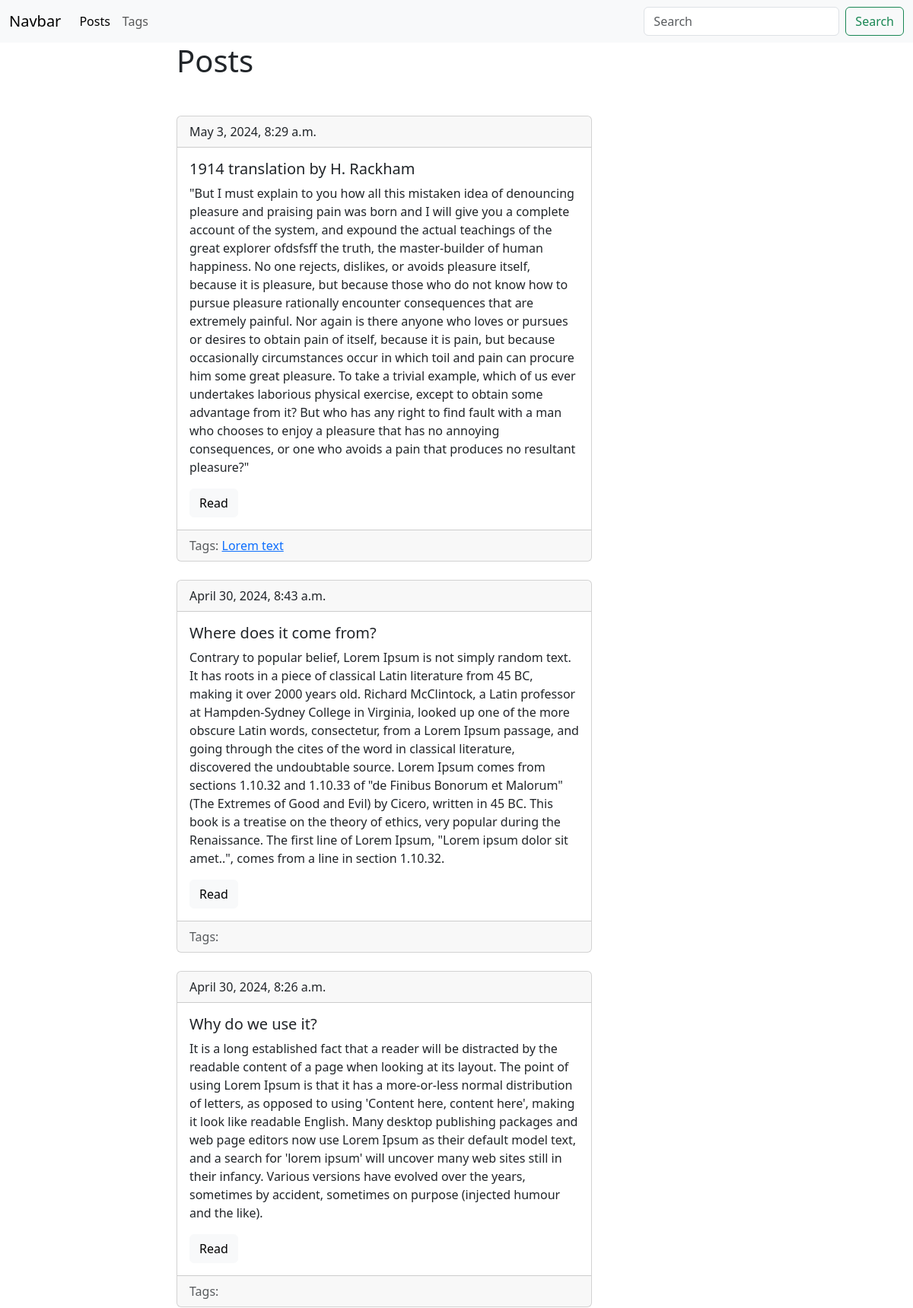
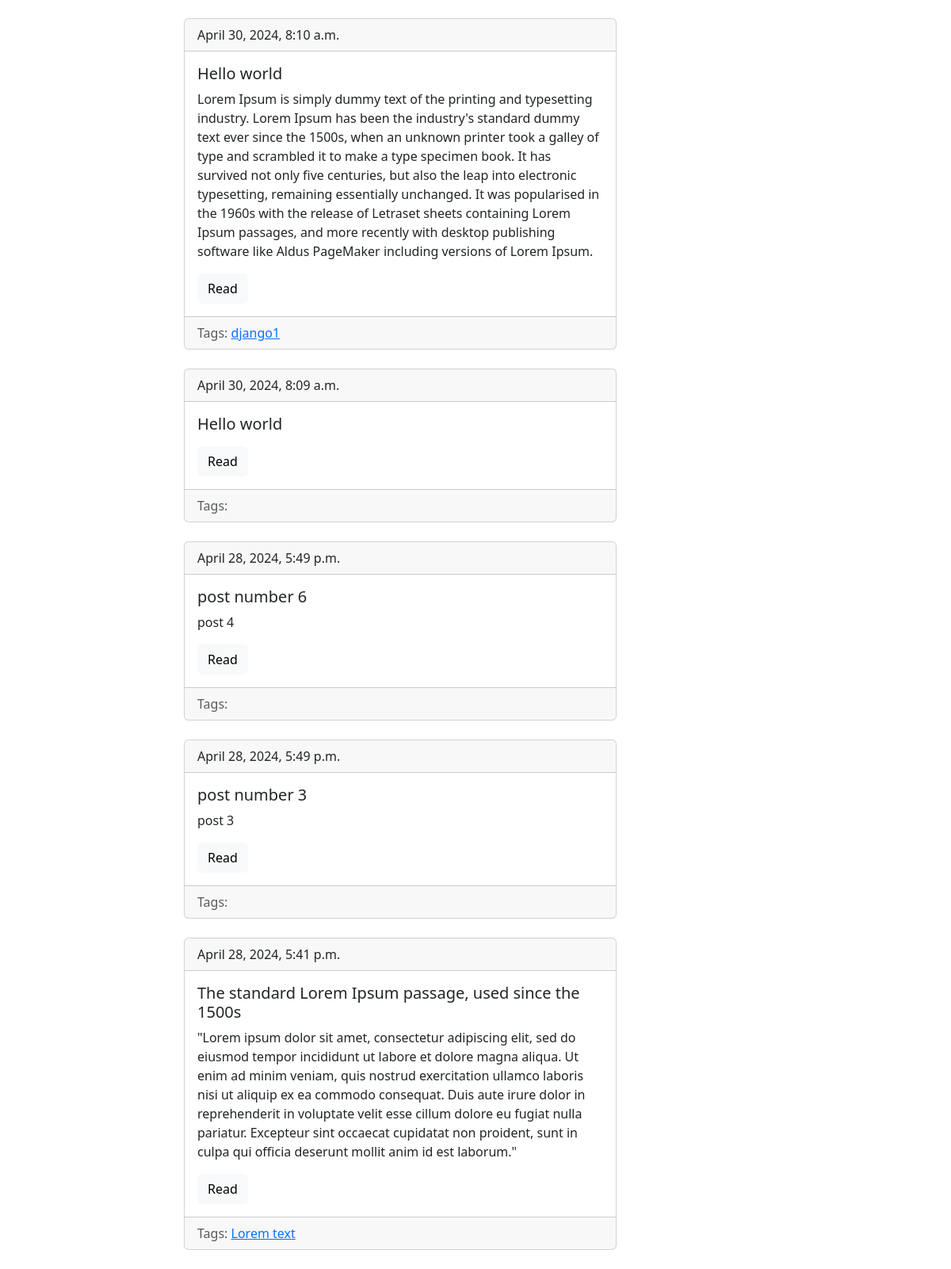
Screenshot of /blog/ with the database file from the repository (2 pictures, top to bottom).
### blog/models.py (models this page shows, shortened)
class Post(models.Model):
     title = models.CharField(max_length = 150, db_index = True)
     slug = models.SlugField(max_length = 150, blank=True, unique = True)
     bodu = models.TextField(blank = True, db_index = True)
     date_pub = models.DateTimeField(auto_now_add = True)
     tags = models.ManyToManyField('Tag', blank=True, related_name='posts')
     def get_absolute_url(self):
         return reverse("post_detail_url", kwargs={'slug':self.slug})
     class Meta:
          ordering = ['-date_pub']

class Tag(models.Model):
     title = models.CharField(max_length=50)
     slug = models.SlugField(max_length=50, blank=True ,  unique = True)
     def get_absolute_url(self):
          return reverse('tag_detail_url', kwargs = {'slug':self.slug})
     class Meta:
          ordering = ['title']

### blog/views.py (the view)
# urls.py: path('', posts_list, name = 'posts_list_url'),
def posts_list(request):
    search_query = request.GET.get('search',' ')
    if search_query:
        posts = Post.objects.filter(Q(title__icontains = search_query) | Q(bodu__icontains = search_query))
    else:
        posts = Post.objects.all()
    posts_page = 10
    paginator = Paginator(posts,posts_page)
    page_number = request.GET.get('page',1)
    page = paginator.get_page(page_number)
    ispaginated = page.has_other_pages()
    if page.has_previous():
        prev_url = '?=page{}'.format(page.previous_page_number())
    else:
        prev_url = ''
    if page.has_next():
        next_url = '?page={}'.format(page.next_page_number())
    else:
        next_url = ''
    context ={
        'page_object':page,
        'ispaginated': ispaginated,
        'next_url':next_url,
        'prev_url': prev_url
    }
    return render(request, 'blog/index.html' ,context = context)

### blog/templates/blog/index.html (shortened to what this page needs)
{%extends 'blog/base_blog.html'%}
{%block content %}
    <h1 class="mb-5">Posts</h1>
    {% for post in page_object.object_list %}
    {% include 'blog/includes/post_cardTempletes.html'%}
    {% endfor %}
{% endblock %}

### blog/templates/blog/includes/post_cardTempletes.html
<div class="card">
    <div class="card-header">{{post.date_pub}}</div>
    <div class="card-body">
      <h5 class="card-title">{{post.title}}</h5>
      <p class="card-text">{{post.bodu}}</p>
      <a href="{{post.get_absolute_url}}" class="btn btn-light">Read</a>
    </div>
    <div class="card-footer text-body-secondary">
       Tags:
       {%for tag in post.tags.all%}
        <a href = "{{tag.get_absolute_url}}">{{tag.title}}</a>
       {%endfor%}
      </div>
  </div>
  <br />

### rows the page displays
Post: date_pub "May 3, 2024, 8:29 a.m.", title "1914 translation by H. Rackham", bodu "\"But I must explain to you how all this mistaken idea of denouncing pleasure and praising pain was born and I will give you a complete account of the system, and expound the actual teachings of the great explorer ofdsfsff the truth, the master-builder of human happiness. No one rejects, dislikes, or avoids pleasure itself, because it is pleasure, but because those who do not know how to pursue pleasure rationally encounter consequences that are extremely painful. Nor again is there anyone who loves or pursues or desires to obtain pain of itself, because it is pain, but because occasionally circumstances occur in which toil and pain can procure him some great pleasure. To take a trivial…"
Tag: title "Lorem text"
Post: date_pub "April 30, 2024, 8:43 a.m.", title "Where does it come from?", bodu "Contrary to popular belief, Lorem Ipsum is not simply random text. It has roots in a piece of classical Latin literature from 45 BC, making it over 2000 years old. Richard McClintock, a Latin professor at Hampden-Sydney College in Virginia, looked up one of the more obscure Latin words, consectetur, from a Lorem Ipsum passage, and going through the cites of the word in classical literature, discovered the undoubtable source. Lorem Ipsum comes from sections 1.10.32 and 1.10.33 of \"de Finibus Bonorum et Malorum\" (The Extremes of Good and Evil) by Cicero, written in 45 BC. This book is a treatise on the theory of ethics, very popular during the Renaissance. The first line of Lorem Ipsum,…"
Post: date_pub "April 30, 2024, 8:26 a.m.", title "Why do we use it?", bodu "It is a long established fact that a reader will be distracted by the readable content of a page when looking at its layout. The point of using Lorem Ipsum is that it has a more-or-less normal distribution of letters, as opposed to using 'Content here, content here', making it look like readable English. Many desktop publishing packages and web page editors now use Lorem Ipsum as their default model text, and a search for 'lorem ipsum' will uncover many web sites still in their infancy. Various versions have evolved over the years, sometimes by accident, sometimes on purpose (injected humour and the like)."
Post: date_pub "April 30, 2024, 8:10 a.m.", title "Hello world", bodu "Lorem Ipsum is simply dummy text of the printing and typesetting industry. Lorem Ipsum has been the industry's standard dummy text ever since the 1500s, when an unknown printer took a galley of type and scrambled it to make a type specimen book. It has survived not only five centuries, but also the leap into electronic typesetting, remaining essentially unchanged. It was popularised in the 1960s with the release of Letraset sheets containing Lorem Ipsum passages, and more recently with desktop publishing software like Aldus PageMaker including versions of Lorem Ipsum."
Tag: title "django1"
Post: date_pub "April 30, 2024, 8:09 a.m.", title "Hello world"
Post: date_pub "April 28, 2024, 5:49 p.m.", title "post number 6", bodu "post 4"
Post: date_pub "April 28, 2024, 5:49 p.m.", title "post number 3", bodu "post 3"
Post: date_pub "April 28, 2024, 5:41 p.m.", title "The standard Lorem Ipsum passage, used since the 1500s", bodu "\"Lorem ipsum dolor sit amet, consectetur adipiscing elit, sed do eiusmod tempor incididunt ut labore et dolore magna aliqua. Ut enim ad minim veniam, quis nostrud exercitation ullamco laboris nisi ut aliquip ex ea commodo consequat. Duis aute irure dolor in reprehenderit in voluptate velit esse cillum dolore eu fugiat nulla pariatur. Excepteur sint occaecat cupidatat non proident, sunt in culpa qui officia deserunt mollit anim id est laborum.\""
